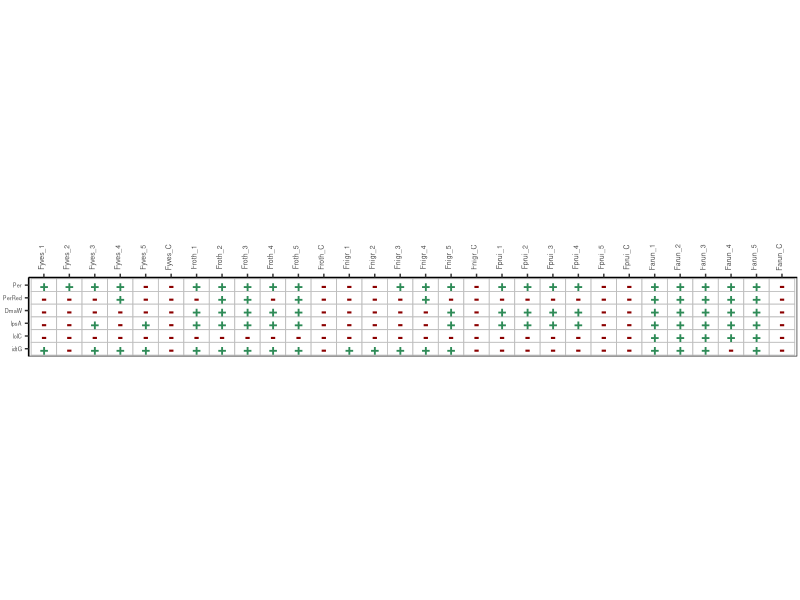
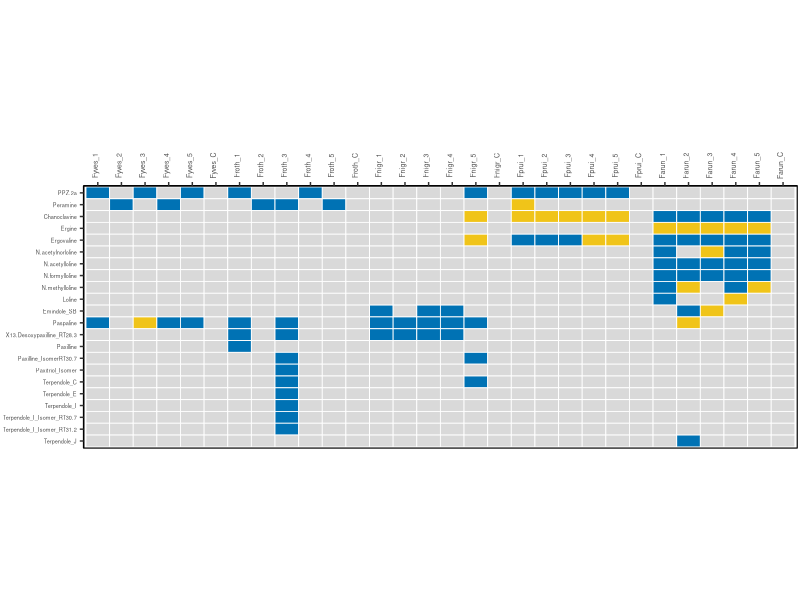

The R source for these figures, in order:
## ---- chunk 1
knitr::opts_chunk$set(echo = TRUE)
knitr::opts_chunk$set(warning = FALSE)
## ---- chunk 2

# Function to silently load packages without warnings or messages
load_packages <- function(pkgs) {
  invisible(
    lapply(pkgs, function(pkg) {
      suppressWarnings(
        suppressMessages(
          if (!require(pkg, character.only = TRUE, quietly = TRUE)) {
            stop(paste("❌ Package not found:", pkg), call. = FALSE)
          }
        )
      )
    })
  )
}

# Vector of required packages
packages_needed <- c("tidyverse")

# Call the function to load them
load_packages(packages_needed)

# Print the information of the working session in order to ensure reproducibility
sessionInfo()

## ---- chunk 3

# NOTE: This script is expected to run without modifications if the repository
# is downloaded with its original folder structure from GitHub. If any file or
# directory paths are changed, the corresponding pathways in the script must be
# updated accordingly.

# Create directory within the file system to save the results of the analyses
dir.create("../data/outputs_script_3", recursive = TRUE, 
           showWarnings = FALSE)

## ---- chunk 4

# Load the PCR genotyping dataset
alkaloid_pcr <- read.table("../data/alkaloids_PCR.csv",
                            sep = ";", header = TRUE)

# Define metadata columns to exclude from the data reshaping process
meta_cols_pcr <- c("Hostsp", "IndividualID", "SampleID", "E")

# Store the original sample and gene order for later use in the visualization
sample_order_pcr <- alkaloid_pcr$SampleID
gene_order_pcr <- colnames(alkaloid_pcr)[!(colnames(alkaloid_pcr) %in%
                  meta_cols_pcr)]

# Reshape the dataset from wide to long format
alkaloid_pcr_lng <- alkaloid_pcr %>%
  pivot_longer(-all_of(meta_cols_pcr),
               names_to = "Gene",
               values_to = "Value") %>%
  mutate(Value = factor(Value, levels = c("-", "+")))

# Restore the original sample and gene ordering for plotting
alkaloid_pcr_lng$SampleID <- factor(alkaloid_pcr_lng$SampleID, 
                                    levels = sample_order_pcr)
alkaloid_pcr_lng$Gene<- factor(alkaloid_pcr_lng$Gene, 
                               levels = rev(gene_order_pcr))

## ---- chunk 5

# Set the output directory for heatmap figure
out_dir_heat <- "../data/outputs_script_3"

# Generate the PCR genotyping heatmap
heatmap_pcr <- ggplot(alkaloid_pcr_lng, aes(x = SampleID, y = Gene)) +
  geom_tile(fill = "white", color = "grey", linewidth = 0.3) +
  geom_text(aes(label = Value, color = Value), size = 4, fontface = "bold") +
  scale_color_manual(values = c("+" = "#2E8B57", "-" = "#8B0000")) +
  scale_x_discrete(position = "top") +
  coord_fixed(ratio = 0.50) +
  theme_classic() +
  theme(
    axis.title = element_blank(),
    axis.text.x = element_text(size = 5, angle = 90, vjust = 0.5),
    axis.text.y = element_text(size = 4),
    legend.position = "none",
    panel.border = element_rect(color = "black", fill = NA, linewidth = 0.4),
    plot.margin = margin(2, 2, 2, 2)  # less inner margins
  )

# Export the heatmap as a landscape-oriented PDF file
ggsave(filename = file.path(out_dir_heat, "heatmap_pcr_genotyping.pdf"), 
       plot = heatmap_pcr, width = 11.14, height = 8.27, units = "in")

## ---- chunk 6

# Load the qualitative alkaloid dataset
alkaloid_data <- read.table("../data/alkaloids_qualitative.csv",
                            sep = ";", header = TRUE)

# Define metadata columns to exclude from the data reshaping process
meta_cols <- c("Hostsp", "IndividualID", "SampleID", "E")

# Store the original sample and compound order for later use in the visualization
sample_order <- alkaloid_data$SampleID
compound_order <- colnames(alkaloid_data)[!(colnames(alkaloid_data) %in%
                  meta_cols)]

# Reshape the dataset from wide to long format
alkaloid_lng <- alkaloid_data %>%
  pivot_longer(-all_of(meta_cols),
               names_to = "Compound",
               values_to = "Value") %>%
  mutate(Value = factor(Value, levels = c("NO", "TRACES", "YES")))

# Restore the original sample and compound ordering for plotting
alkaloid_lng$SampleID <- factor(alkaloid_lng$SampleID,
                                levels = sample_order)
alkaloid_lng$Compound <- factor(alkaloid_lng$Compound,
                                levels = rev(compound_order))

## ---- chunk 7

# Set the output directory for heatmap figure
out_dir_heat <- "../data/outputs_script_3"

# Define the colour palette for qualitative alkaloid categories
cols_heatmap <- c("NO" = "#D9D9D9", "TRACES" = "#F0C419", "YES" = "#0072B4")

# Generate the qualitative alkaloid heatmap
heatmap_qual <- ggplot(alkaloid_lng, aes(x = SampleID, y = Compound, fill = Value)) +
  geom_tile(color = "white", linewidth = 0.3) +
  scale_fill_manual(values = cols_heatmap, drop = FALSE) +
  scale_x_discrete(position = "top") +
  coord_fixed(ratio = 0.50) +
  theme_classic() +
  theme(
    axis.title = element_blank(),
    axis.text.x = element_text(size = 5, angle = 90, vjust = 0.5),
    axis.text.y = element_text(size = 4),
    legend.position = "none",
    panel.border = element_rect(color = "black", fill = NA, linewidth = 0.4),
    plot.margin = margin(2, 2, 2, 2)  # less inner margins
)

# Export the heatmap as a landscape-oriented PDF file
ggsave(filename = file.path(out_dir_heat, "heatmap_alkaloids_qual.pdf"), 
       plot = heatmap_qual, width = 11.69, height = 8.27, units = "in")

## ---- chunk 8

# Notify script completion and provide the output file location
message("\n\n Script completed successfully.\n\n", 
        "Output files have been saved to the designated output directory.\n\n")
